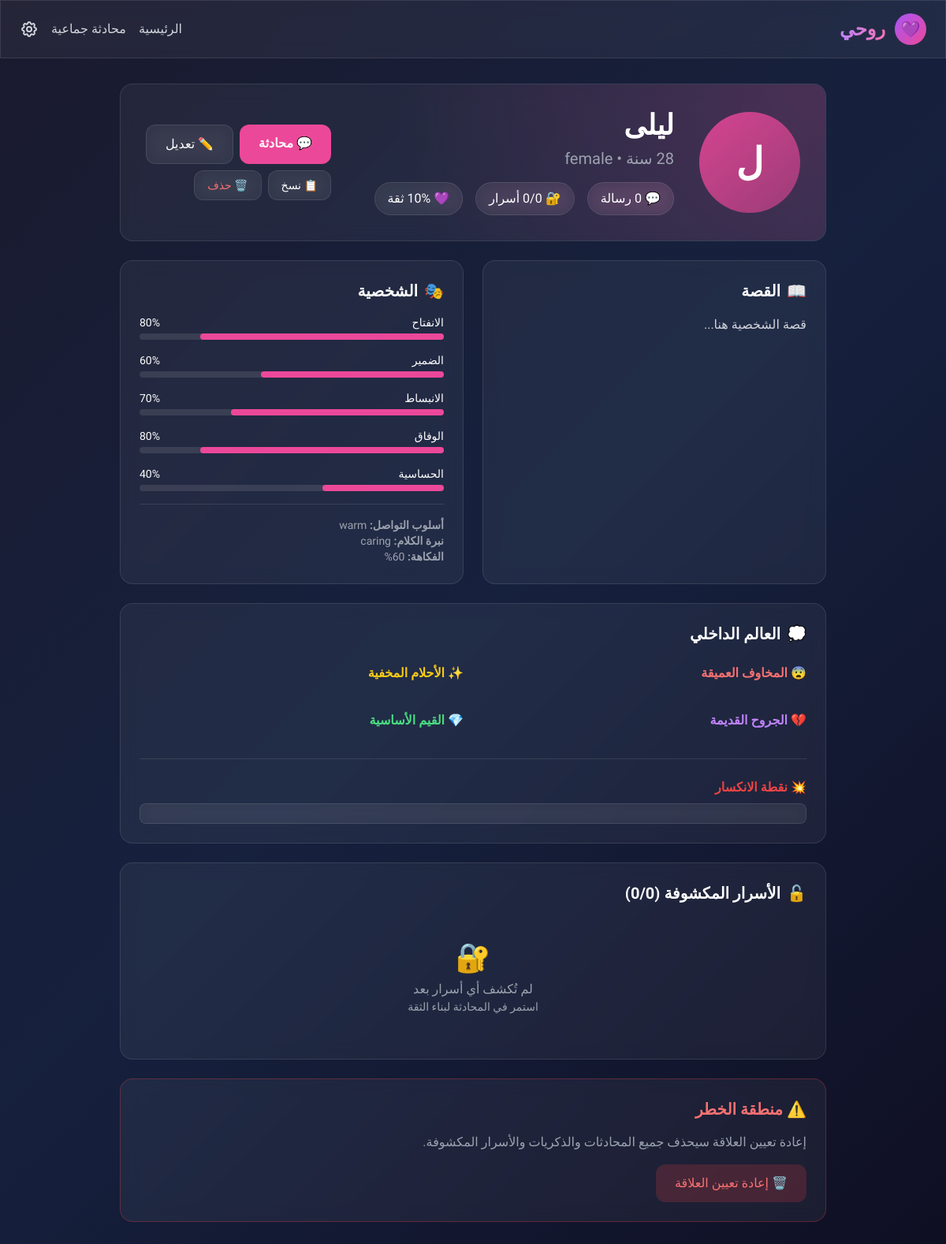
Page /character/layla on the committed database.
### tables this page shows
CREATE TABLE characters (
        id TEXT PRIMARY KEY,
        name TEXT NOT NULL,
        age INTEGER,
        gender TEXT,
        avatar_color TEXT DEFAULT '#8B5CF6',
        personality_openness REAL DEFAULT 0.5,
        personality_conscientiousness REAL DEFAULT 0.5,
        personality_extraversion REAL DEFAULT 0.5,
        personality_agreeableness REAL DEFAULT 0.5,
        personality_neuroticism REAL DEFAULT 0.5,
        communication_style TEXT DEFAULT 'balanced',
        speaking_tone TEXT DEFAULT 'friendly',
        humor_level REAL DEFAULT 0.5,
        deep_fears TEXT DEFAULT '[]',
        hidden_dreams TEXT DEFAULT '[]',
        past_wounds TEXT DEFAULT '[]',
        core_values TEXT DEFAULT '[]',
        breaking_point TEXT DEFAULT '',
        locked_secrets TEXT DEFAULT '[]',
        backstory TEXT DEFAULT '',
        current_mood TEXT DEFAULT 'neutral',
        mood_intensity REAL DEFAULT 0.5,
        trust_level REAL DEFAULT 0.1,
        intimacy_level REAL DEFAULT 0.0,
        total_messages INTEGER DEFAULT 0,
        created_at TIMESTAMP DEFAULT CURRENT_TIMESTAMP,
        last_interaction TIMESTAMP
    );

### app.py (the view)
@app.route('/character/<char_id>')
def character_profile(char_id):
    db = get_db()
    c = db.cursor()
    c.execute('SELECT * FROM characters WHERE id = ?', (char_id,))
    character = c.fetchone()
    if not character:
        return "شخصية غير موجودة", 404
    character = dict(character)
    c.execute('SELECT secret_index FROM revealed_secrets WHERE character_id = ?', (char_id,))
    revealed = [r[0] for r in c.fetchall()]
    locked_secrets = json.loads(character['locked_secrets'])
    character['revealed_secrets'] = [locked_secrets[i] for i in revealed if i < len(locked_secrets)]
    character['total_secrets'] = len(locked_secrets)
    character['revealed_count'] = len(revealed)
    return render_template('character.html', character=character)

### app.py (called while the page is built)
def get_db():
    db = getattr(g, '_database', None)
    if db is None:
        db = g._database = sqlite3.connect(DATABASE)
        db.row_factory = sqlite3.Row
    return db

@app.teardown_appcontext
def close_connection(exception):
    db = getattr(g, '_database', None)
    if db is not None:
        db.close()

### templates/character.html (shortened to what this page needs)
{% extends "base.html" %}
{% block content %}
<div class="max-w-4xl mx-auto">
    <div class="glass rounded-2xl p-8 mb-6 relative overflow-hidden">
        <div class="absolute inset-0 opacity-20"
             style="background: radial-gradient(circle at top right, {{ character.avatar_color }} 0%, transparent 60%);"></div>
        <div class="relative z-10 flex flex-col md:flex-row items-center gap-8">
            <div class="w-32 h-32 rounded-full flex items-center justify-center text-5xl font-bold"
                 style="background: linear-gradient(135deg, {{ character.avatar_color }}dd, {{ character.avatar_color }}88);">
                {{ character.name[0] }}
            </div>
            <div class="flex-1 text-center md:text-right">
                <h1 class="text-4xl font-bold mb-2">{{ character.name }}</h1>
                <p class="text-xl text-gray-400 mb-4">{{ character.age }} سنة • {{ character.gender }}</p>
                <div class="flex flex-wrap justify-center md:justify-start gap-4">
                    <div class="glass px-4 py-2 rounded-full">
                        💬 {{ character.total_messages }} رسالة
                    </div>
                    <div class="glass px-4 py-2 rounded-full">
                        🔐 {{ character.revealed_count }}/{{ character.total_secrets }} أسرار
                    </div>
                    <div class="glass px-4 py-2 rounded-full">
                        💜 {{ (character.trust_level * 100)|int }}% ثقة
                    </div>
                </div>
            </div>
            <div class="flex flex-col gap-2">
                <div class="flex gap-2">
                    <a href="/chat/{{ character.id }}"
                       class="px-6 py-3 rounded-xl font-bold"
                       style="background: {{ character.avatar_color }};">
                        💬 محادثة
                    </a>
                    <a href="/edit/{{ character.id }}"
                       class="glass px-6 py-3 rounded-xl hover:bg-white/10">
                        ✏️ تعديل
                    </a>
                </div>
                <div class="flex gap-2">
                    <button onclick="duplicateCharacter('{{ character.id }}')"
                            class="glass px-4 py-2 rounded-xl hover:bg-white/10 text-sm">
                        📋 نسخ
                    </button>
                    <button onclick="deleteCharacter('{{ character.id }}', '{{ character.name }}')"
                            class="glass px-4 py-2 rounded-xl hover:bg-red-500/20 text-red-400 text-sm">
                        🗑️ حذف
                    </button>
                </div>
            </div>
        </div>
    </div>
    <div class="grid md:grid-cols-2 gap-6 mb-6">
        <div class="glass rounded-2xl p-6">
            <h2 class="text-xl font-bold mb-4 flex items-center gap-2">
                <span>📖</span> القصة
            </h2>
            <p class="text-gray-300 leading-relaxed whitespace-pre-line">{{ character.backstory }}</p>
        </div>
        <div class="glass rounded-2xl p-6">
            <h2 class="text-xl font-bold mb-4 flex items-center gap-2">
                <span>🎭</span> الشخصية
            </h2>
            <div class="space-y-4">
                <div>
                    <div class="flex justify-between text-sm mb-1">
                        <span>الانفتاح</span>
                        <span>{{ (character.personality_openness * 100)|int }}%</span>
                    </div>
                    <div class="h-2 bg-white/10 rounded-full">
                        <div class="h-full rounded-full" style="width: {{ character.personality_openness * 100 }}%; background: {{ character.avatar_color }};"></div>
                    </div>
                </div>
                <div>
                    <div class="flex justify-between text-sm mb-1">
                        <span>الضمير</span>
                        <span>{{ (character.personality_conscientiousness * 100)|int }}%</span>
                    </div>
                    <div class="h-2 bg-white/10 rounded-full">
                        <div class="h-full rounded-full" style="width: {{ character.personality_conscientiousness * 100 }}%; background: {{ character.avatar_color }};"></div>
                    </div>
                </div>
                <div>
                    <div class="flex justify-between text-sm mb-1">
                        <span>الانبساط</span>
                        <span>{{ (character.personality_extraversion * 100)|int }}%</span>
                    </div>
                    <div class="h-2 bg-white/10 rounded-full">
                        <div class="h-full rounded-full" style="width: {{ character.personality_extraversion * 100 }}%; background: {{ character.avatar_color }};"></div>
                    </div>
                </div>
                <div>
                    <div class="flex justify-between text-sm mb-1">
                        <span>الوفاق</span>
                        <span>{{ (character.personality_agreeableness * 100)|int }}%</span>
                    </div>
                    <div class="h-2 bg-white/10 rounded-full">
                        <div class="h-full rounded-full" style="width: {{ character.personality_agreeableness * 100 }}%; background: {{ character.avatar_color }};"></div>
                    </div>
                </div>
                <div>
                    <div class="flex justify-between text-sm mb-1">
                        <span>الحساسية</span>
                        <span>{{ (character.personality_neuroticism * 100)|int }}%</span>
                    </div>
                    <div class="h-2 bg-white/10 rounded-full">
                        <div class="h-full rounded-full" style="width: {{ character.personality_neuroticism * 100 }}%; background: {{ character.avatar_color }};"></div>
                    </div>
                </div>
            </div>
            <div class="mt-4 pt-4 border-t border-white/10">
                <p class="text-sm text-gray-400">
                    <strong>أسلوب التواصل:</strong> {{ character.communication_style }}<br>
                    <strong>نبرة الكلام:</strong> {{ character.speaking_tone }}<br>
                    <strong>الفكاهة:</strong> {{ (character.humor_level * 100)|int }}%
                </p>
            </div>
        </div>
    </div>
    <div class="glass rounded-2xl p-6 mb-6">
        <h2 class="text-xl font-bold mb-6 flex items-center gap-2">
            <span>💭</span> العالم الداخلي
        </h2>
        <div class="grid md:grid-cols-2 gap-6" id="inner-world">
        </div>
        <div class="mt-6 pt-6 border-t border-white/10">
            <h3 class="font-bold mb-2 text-red-500">💥 نقطة الانكسار</h3>
            <p class="text-gray-300 glass px-4 py-3 rounded-lg">{{ character.breaking_point }}</p>
        </div>
    </div>
    <div class="glass rounded-2xl p-6 mb-6">
        <h2 class="text-xl font-bold mb-4 flex items-center gap-2">
            <span>🔓</span> الأسرار المكشوفة ({{ character.revealed_count }}/{{ character.total_secrets }})
        </h2>
        {% if character.revealed_secrets %}
        <div class="space-y-3">
            {% for secret in character.revealed_secrets %}
            <div class="glass px-4 py-3 rounded-lg border-r-4" style="border-color: {{ character.avatar_color }};">
                <p class="text-gray-300">{{ secret.secret }}</p>
            </div>
            {% endfor %}
        </div>
        {% else %}
        <div class="text-center py-8 text-gray-400">
            <div class="text-4xl mb-2">🔐</div>
            <p>لم تُكشف أي أسرار بعد</p>
            <p class="text-sm">استمر في المحادثة لبناء الثقة</p>
        </div>
        {% endif %}
    </div>
    <div class="glass rounded-2xl p-6 border border-red-500/30">
        <h2 class="text-xl font-bold mb-4 text-red-400">⚠️ منطقة الخطر</h2>
        <p class="text-gray-400 mb-4">إعادة تعيين العلاقة سيحذف جميع المحادثات والذكريات والأسرار المكشوفة.</p>
        <button onclick="confirmReset()" class="px-6 py-3 bg-red-500/20 text-red-400 rounded-xl hover:bg-red-500/30 transition">
            🗑️ إعادة تعيين العلاقة
        </button>
    </div>
</div>
{% endblock %}

### templates/base.html (style rules this page uses)
* { font-family: 'Tajawal', sans-serif; }
body { background: linear-gradient(135deg, #1a1a2e 0%, #16213e 50%, #0f0f23 100%); min-height: 100vh; }
.glass { background: rgba(255, 255, 255, 0.05); backdrop-filter: blur(10px); border: 1px solid rgba(255, 255, 255, 0.1); }

### rows in the picture
characters: name "ل", name "ليلى", gender "female", (character.trust_level*100)|int "10", backstory "قصة الشخصية هنا...", (character.personality_openness*100)|int "80", (character.personality_conscientiousness*100)|int "60", (character.personality_extraversion*100)|int "70", (character.personality_agreeableness*100)|int "80", (character.personality_neuroticism*100)|int "40", communication_style "warm", speaking_tone "caring", (character.humor_level*100)|int "60"

### other values in the picture
{{ character.revealed_count }} "0"
{{ character.total_secrets }} "0"
